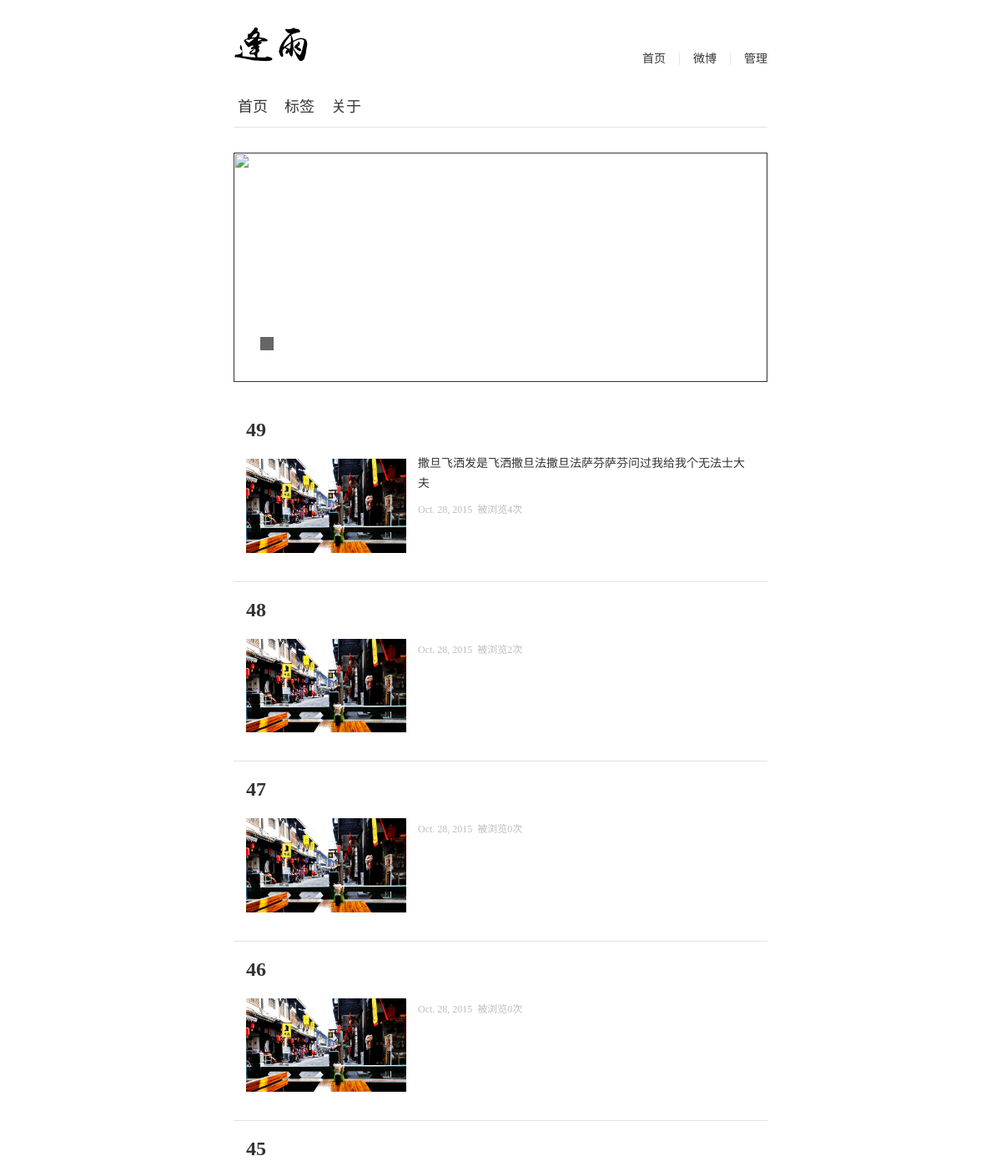
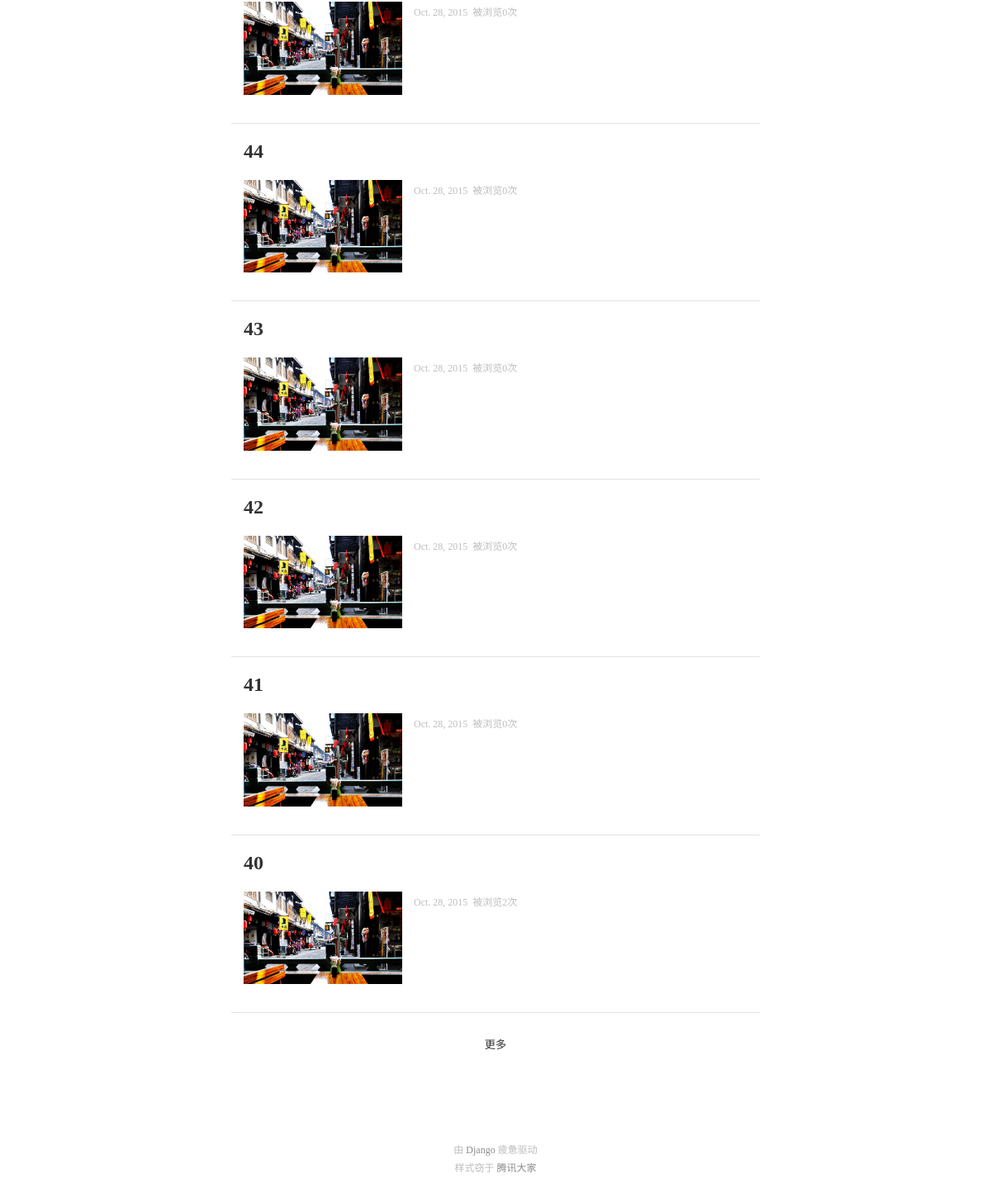
The page /blog/ on the database as committed earlier (2 pictures, top to bottom).
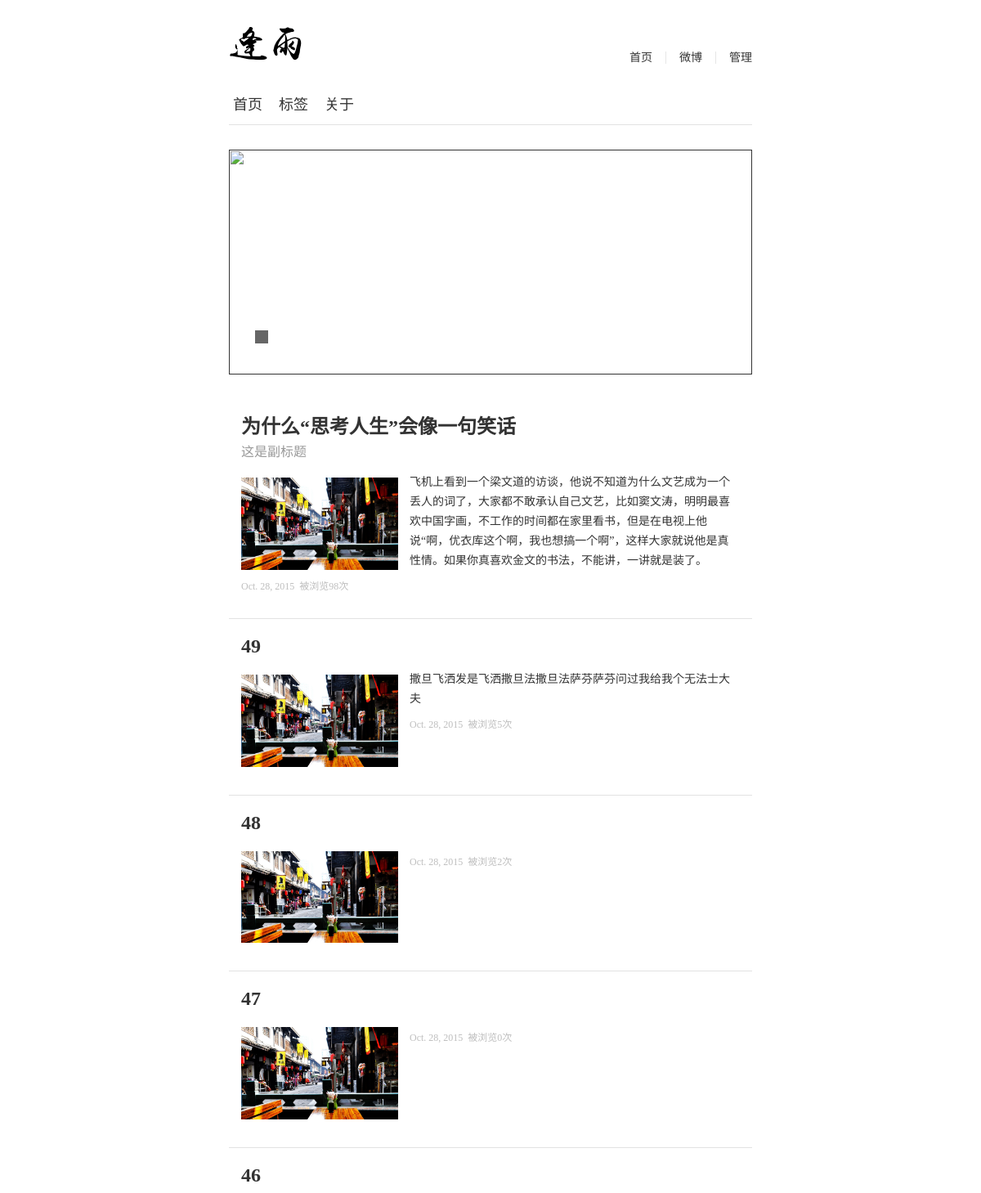
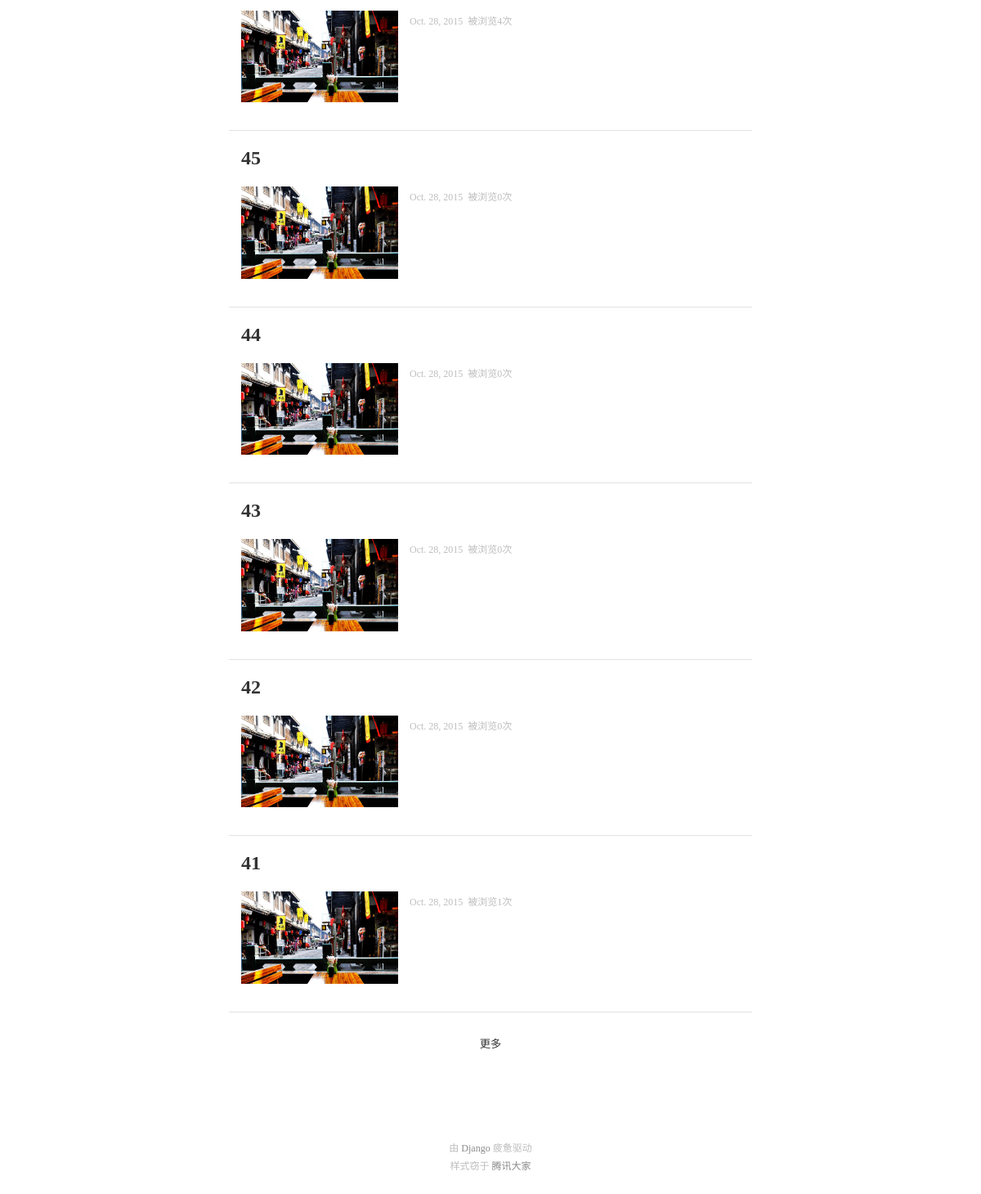
The same page on the database as committed later (2 pictures, top to bottom).
### blog/models.py (models this page shows, shortened)
class Page(models.Model):
    title = models.CharField(max_length=128)
    subtitle = models.CharField(max_length=128,blank=True)
    content = MarkdownField()
    slug = models.SlugField(blank=True)
    date = models.DateField(default=timezone.now,verbose_name='创建时间',editable=False)
    views = models.PositiveIntegerField(default=0)
    summary = models.CharField(max_length=200,blank=True)
    def get_url(self):
        return "/blog/page?id=" + str(self.id)
    def isTopping(self):
        return self.categorys.filter(order=0).exists()
    def isRec(self):
        return self.categorys.filter(order=1).exists()

### blog/views.py (the view)
def index(request):
    dict = {}
    if Category.objects.filter(order=0).exists():
        toppages = Category.objects.get(order=0).pages.all()
        if len(toppages) < 10:
            pages = Page.objects.exclude(categorys__order=0).order_by('-id')[0:10-len(toppages)]
            dict['pages']= chain(toppages,pages)
        else:
            dict['pages']= toppages
    else:
        dict['pages'] = Page.objects.order_by('-id')[0:10]
    cover = IndexCover.objects.last()
    dict['cover'] = cover
    return render(request, 'blog/index/index_pages.html',dict)

### templates/blog/index/index_pages.html (shortened to what this page needs)
{% extends 'blog/index_base.html' %}
{% load  staticfiles %}
{% block css %}
    <link rel="stylesheet" href="{% static "css/index_pages.css" %}">
{% endblock %}
{% block main %}
    <a class="cover" href="{{ cover.page.get_url }}">
        <img src="{{ cover.imageurl }}">
        <div class="cover-title">
        </div>
    </a>
    <div class="items">
        {% include "blog/elements/pageitem.html" %}
    </div>
    <button class="get_more btn">更多</button>
{% endblock %}

### templates/blog/index_base.html
{% extends 'blog/base.html' %}
{% load staticfiles %}
{% block header %}
        <div class="header-sub clear">
            <ul class="nav-2">
                <li><a href="/blog">首页</a></li>
                <li><a href="/blog/tags">标签</a></li>
                <li><a>关于</a></li>
            </ul>
        </div>
{% endblock %}

### templates/blog/base.html (shortened to what this page needs)
<!DOCTYPE html>
{% load staticfiles %}
<html lang="en">
<head>
    <link rel="stylesheet" href="{% static "css/public.css" %}">
    {% block css %}
    {% endblock %}
</head>
<body>
    <div class="wrapper clear">
        <div class="left">
            <div class="header">
                <div class="header-up">
                    <a class="logo" href="/blog"></a>
                    <div class="nav-1">
                            <a href="/blog">首页</a>
                            <a href="http://weibo.com/lzzfeng">微博</a>
                            <a href="/admin">管理</a>
                    </div>
                </div>
                {% block header %}
                {% endblock %}
            </div>
            {% block main %}
            {% endblock %}
            <div class="footer">
                <div class="poweredby">由<a href="http://www.djangoproject.com"> Django </a>疲惫驱动</div>
                <div class="theme">样式窃于 <a href="http://dajia.qq.com">腾讯大家</a> </div>
            </div>
        </div>
    </div>
</body>
</html>

### templates/blog/elements/pageitem.html (shortened to what this page needs)
{% load staticfiles %}
{% for page in pages %}
    <div class="page clear" id="{{ page.id }}">
        <a class="page-title clear" href="{{ page.get_url }}">
            <h2>{{ page.title }}</h2>
        </a>
        <h3 class="page-subtitle">
            {{ page.subtitle }}
        </h3>
        <div class="page-sub">
            <div class="pic clear">
                <img width="192" src="{% static "img/page-sub.png" %}">
            </div>
            <div class="summary">
                <p class="summary-up">
                    {{ page.summary|safe }}
                </p>
                <div class="summary-sub">
                    <span id="time">{{ page.date }}</span>
                    <span id="readCnt">被浏览{{page.views}}次</span>
                </div>
            </div>
        </div>
    </div>
{% endfor %}

### static/css/public.css (style rules this page uses)
body, div, p, form, iframe, object, ul, ol, li, dl, dt, dd, span, em, strong, img, table, td, th, textarea, button, input, select, h1, h2, h3, h4, h5, h6 { margin:0; padding:0; }
.wrapper,.left { margin: 0 auto; }
a,li,.btn { text-decoration: none; list-style: none; color:#333 }
p { font-size: 5px; }
.clear::after { clear:both; content: "."; display: block; height: 0; visibility: hidden; }
.left { width: 640px; }
.logo { width:91px; height: 46px; display: inline-block; background: url("../img/icon.png"); }
.header { margin:30px 0; }
.nav-1 { font-size: 0; margin-top:32px; float: right; bottom:7px; color: #5c5c5c; }
.nav-1 a:last-child { font-size:14px; padding-left: 16px; padding-right: 0; border-right: none; }
.nav-1 a { font: 14px/18px 'Tahoma'; font-size:14px; padding: 0 16px; border-right: 1px #E6E6E6 solid; }
.header-sub { margin-top:33px; padding-left: 5px; padding-bottom: 13px; border-bottom: 1px solid #e2e2e2; }
.nav-2 li { font-size: 18px; color: #666; padding-right: 20px;; display: block; float:left; }
.footer { padding:100px 0 70px 0; font: 12px/22px 'Tahoma'; color: #BDBDBD; text-align: center; }
.footer a { color: #8A8A8A; }

### static/css/index_pages.css (style rules this page uses)
.cover { position: relative; display: block; margin-bottom: 5px; }
.cover img { height: 275px; width: 640px; }
.cover-title { position: absolute; left: 32px; bottom: 42px; font: 26px/28px 'Microsoft YaHei'; color: #fff; padding: 8px; background: rgba(0,0,0,0.6); background: #333\0; white-space: nowrap; }
.items { padding: 15px 0px 20px 0px; }
.page { padding: 20px 15px 30px 15px; border-bottom: 1px solid #e2e2e2; }
.page-subtitle { font: 16px/20px 'Microsoft YaHei'; color: #999; margin-bottom: 15px; word-break: break-all; word-wrap: break-word; }
.page-sub .pic { float: left; margin-top: 6px; margin-right: 14px; }
.page-sub .summary-up { font: 14px/24px 'Tahoma'; color: #333; padding-bottom: 10px; word-break: break-all; word-wrap: break-word; }
.page-sub .summary-sub { margin-right: 10px; color: #BEBEBE; font: 300 12px/18px 'Tahoma'; }
.get_more { width: 640px; height: 35px; border: none; background:#FFFFFF; }
.page-title h2 { font-size: 24px; display: inline; }
.page-title { margin-bottom: 6px; display: block; }
#readCnt { margin-left: 3px; }

Rows that differ between the two databases and show on the page:
no longer on this page (row unchanged): Page: title "40", date "Oct. 28, 2015", views "2"
added Page: title "为什么“思考人生”会像一句笑话", subtitle "这是副标题", summary "飞机上看到一个梁文道的访谈，他说不知道为什么文艺成为一个丢人的词了，大家都不敢承认自己文艺，比如窦文涛，明明最喜欢中国字画，不工作的时间都在家里看书，但是在电视上他说“啊，优衣库这个啊，我也想搞一个啊”，这样大家就说他是真性情。如果你真喜欢金文的书法，不能讲，一讲就是装了。", date "Oct. 28, 2015", views "98"
changed Page "撒旦飞洒发是飞洒撒旦法撒旦法萨芬萨芬问过我给我个无法士大夫": views "4" → "5"
changed Page (number 5 of 10 on the later page): views "0" → "4"
changed Page (number 10 of 10 on the later page): views "0" → "1"
